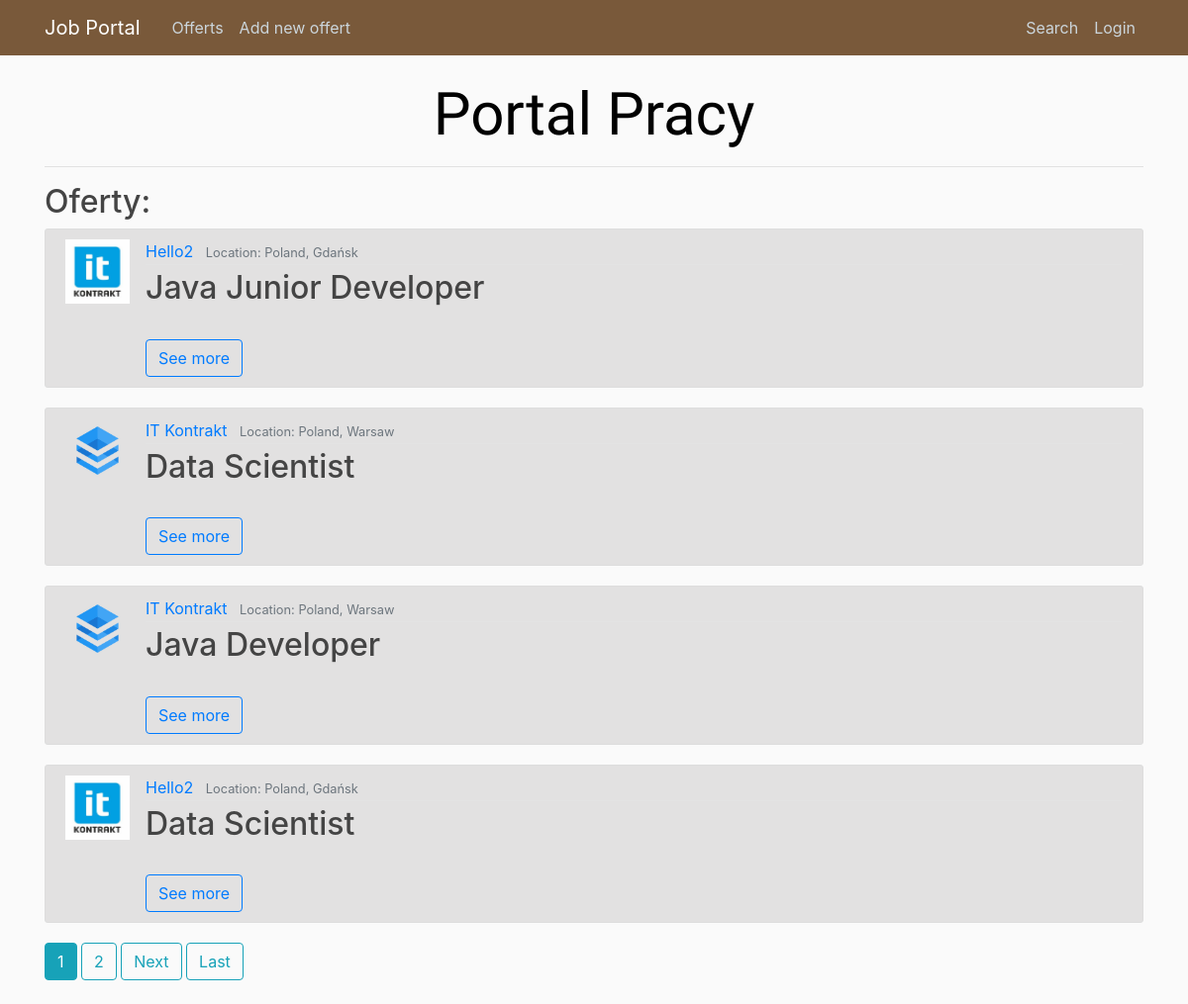
Page /offerts/ on the committed database.
### offerts/models.py (models this page shows, shortened)
class Offert(models.Model):
    author = models.ForeignKey(User, on_delete=models.CASCADE)
    position = models.CharField(max_length = 100)
    agency = models.ForeignKey(Agency, on_delete=models.CASCADE)
    remote = models.BooleanField(default=False)
    per_hour = models.BooleanField("Salary: per hour", default=False)
    min_salary = models.IntegerField(default=0)
    max_salary = models.IntegerField(default=0)
    publication_date = models.DateTimeField(auto_now_add = True)
    expiration_date = models.DateField(null=True, default=None)
    must_have = models.ManyToManyField('Tag')
    nice_to_have = models.CharField(max_length = 1000)
    duties = models.CharField(max_length = 1000)
    benefits = models.CharField(max_length = 1000)
    about = models.TextField(null=True)

class Agency(models.Model):
    company = models.ForeignKey(Company, on_delete=models.CASCADE)
    country = models.CharField(max_length = 100)
    location = models.CharField(max_length = 100)
    address = models.CharField(max_length = 200)
    weppage = models.URLField(null=True)
    email = models.EmailField()
    phone = models.CharField(max_length=15)

class Company(models.Model):
    name = models.CharField(max_length = 200, unique=True)
    logo = models.ImageField(upload_to = "logos/", null=True, default=None)
    webpage = models.URLField(null=True)
    about = models.CharField(max_length = 1000)

### offerts/views.py (the view)
# urls.py: path('', OffertListView.as_view(), name = 'index'),
class OffertListView(ListView):
    model = Offert
    template_name = 'offerts/index.html' # default: <app>/<model>_<viewtype>.html
    context_object_name = 'offerts'
    ordering = ['-publication_date'] # '-' -> from newest to oldest
    paginate_by = 4

### offerts/templates/offerts/index.html (shortened to what this page needs)
{% extends 'base.html' %}
{% load static %}
    {% block body %}
      <h1> Portal Pracy </h1>
      <hr>
      <h2> Oferty: </h2>
      {% if offerts %}
        {% for offert in offerts %}
        <article class="media content-section">
        <img class="article-img" src="{{offert.agency.company.logo.url}}" alt="logo">
            <div class="media-body">
                <div class="article-metadata">
                  <a class="mr-2" href='#'>{{ offert.agency.company.name }}</a>
                  <small class="text-muted">Location: {{ offert.agency.country }}, {{offert.agency.location }}</small>
                </div>
                <h2><a class="article-title">{{ offert.position }}</a></h2>
                <br>
                <a href="{% url 'offerts:offertDetails' offert.id %}"><button type="button" class="btn btn-outline-primary">See more</button></a>
        </article>
      {% endfor %}
      {% if is_paginated %}
        {% for num in page_obj.paginator.page_range %}
          {% if page_obj.number == num %}
            <a class="btn btn-info mb-4" href="?page={{num}}">{{num}}</a>
          {% elif num > page_obj.number|add:'-3' and num < page_obj.number|add:'3' %}
            <a class="btn btn-outline-info mb-4" href="?page={{num}}">{{num}}</a>
          {% endif %}
        {% endfor %}
        {% if page_obj.has_next %}
          <a class="btn btn-outline-info mb-4" href="?page={{ page_obj.next_page_number }}">Next</a>
          <a class="btn btn-outline-info mb-4" href="?page={{ page_obj.paginator.num_pages }}">Last</a>
        {% endif %}
      {% endif %}
    {% else %}
      <h3>No offerts available.</h3>
    {% endif %}
  {% endblock %}

### offerts/static/main.css (style rules this page uses)
body { background: #fafafa; color: #333333; margin-top: 5rem; }
h1, h2, h3, h4, h5, h6 { color: #444444; }
.content-section { background: #e2e1e1; padding: 10px 20px; border: 1px solid #dddddd; border-radius: 3px; margin-bottom: 20px; }
.article-title { color: #444444; }
.article-img { height: 65px; width: 65px; margin-right: 16px; }
.article-metadata { padding-bottom: 1px; margin-bottom: 4px; border-bottom: 1px solid #e3e3e3 }

### offerts/static/offerts/index.css (style rules this page uses)
h1 { color: black; font-size: 60px; font-family: 'Amatic SC', cursive, monospace; text-align: center; }

### rows in the picture
Offert: agency.company.logo (picture), agency.company.name "Hello2", agency.country "Poland", agency.location "Gdańsk", position "Java Junior Developer"
Offert: agency.company.logo (picture), agency.company.name "IT Kontrakt", agency.country "Poland", agency.location "Warsaw", position "Data Scientist"
Offert: agency.company.logo (picture), agency.company.name "IT Kontrakt", agency.country "Poland", agency.location "Warsaw", position "Java Developer"
Offert: agency.company.logo (picture), agency.company.name "Hello2", agency.country "Poland", agency.location "Gdańsk", position "Data Scientist"

### other values in the picture
{{ num }} "1"
{{ num }} "2"
